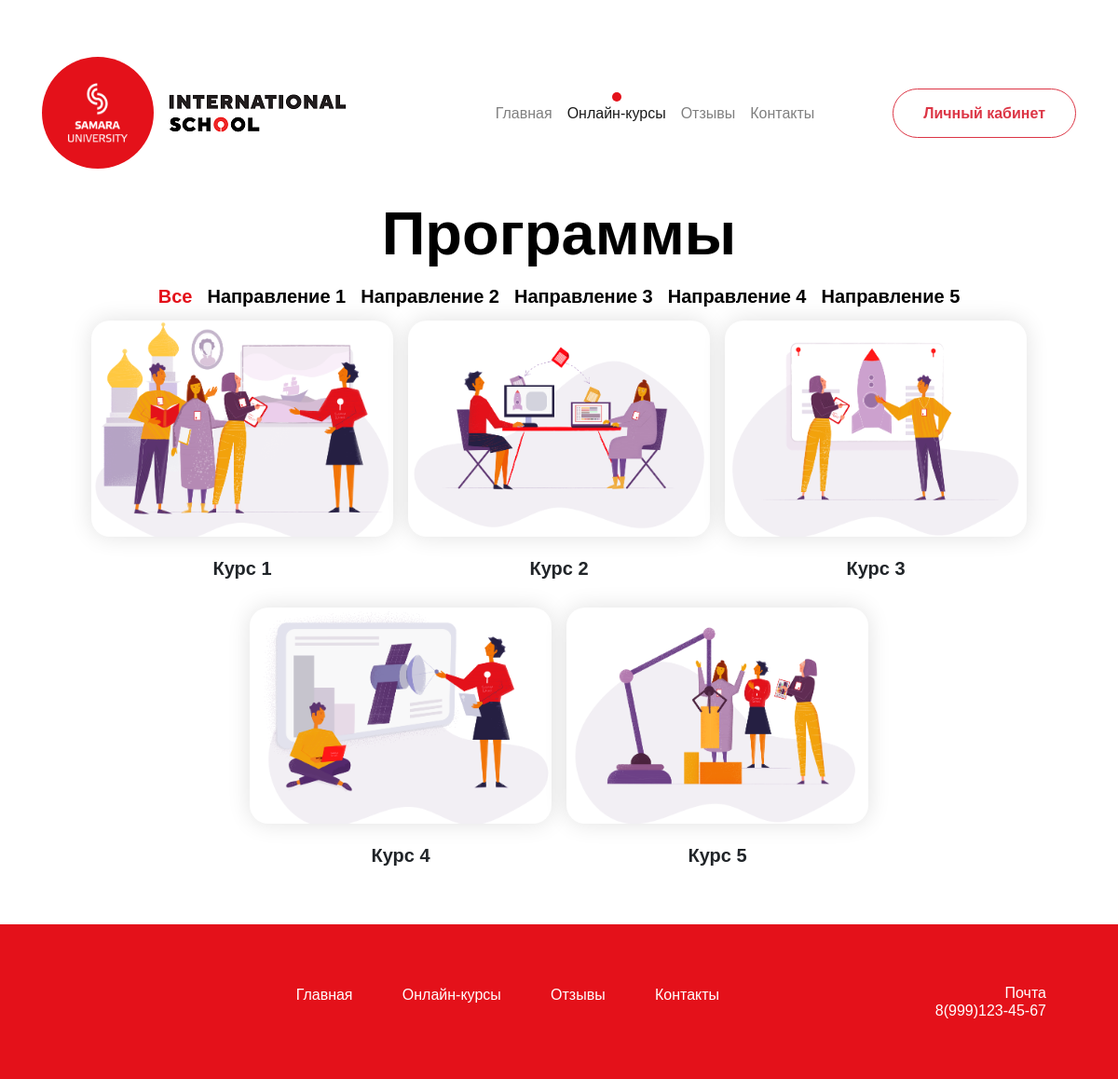
Page /courses/ on the committed database.
### mainpage/models.py (models this page shows, shortened)
class Direction(models.Model):
	id = models.UUIDField(primary_key=True, editable=False, default=uuid.uuid4)
	name = models.CharField(max_length=63)

class Course(models.Model):
	id = models.UUIDField(primary_key=True, editable=False, default=uuid.uuid4)
	name = models.CharField(max_length=255)
	logo_path = models.ImageField(upload_to='logos/')
	duration = models.CharField(max_length=20)
	hours = models.PositiveIntegerField()
	price = models.IntegerField(null=True)
	description = models.TextField()
	description_file = models.FileField(upload_to='descriptions/', null=True)
	start = models.DateField()
	diagram_path = models.ImageField(upload_to='diagrams/', null=True)
	diploma_path = models.ImageField(upload_to='diplomas/')
	skills = models.TextField()
	direction = models.ForeignKey(Direction, on_delete=models.SET_NULL, null=True)
	modules = models.ManyToManyField(Module)
	@property
	def photo_url(self):
		if self.logo_path and hasattr(self.logo_path, 'url'):
			return self.logo_path.url

### mainpage/views.py (the view)
# urls.py: path(r'courses/', views.all_courses, name='courses'),
def all_courses(request):
    directions = Direction.objects.all()
    courses = Course.objects.all()
    return render(request,
                  'courses.html',
                  {
                      'directions': directions,
                      'courses': courses,
                      'status': 'courses',
                  }
                  )

### mainpage/templates/courses.html (shortened to what this page needs)
{% extends 'main_template.html' %}
{% block content %}
<div class="mainpage">
    <div class="programs mainpage__block">
        <div class="container programs__container">
            <div class="h1-text" style="color: black">
                <p>Программы</p>
            </div>
            <ul class="nav nav-pills justify-content-center programs__schools" id="pills-tab" role="tablist">
                <li class="nav-item programs__school">
                    <a
                            class="nav-link subtitle1-text programs__school-name active"
                            data-toggle="pill"
                            data-slide-index="0"
                            data-slide-index-end="12"
                            href="#"
                            id="all"
                    >
                        Все
                    </a>
                </li>
                {% for d in directions %}
                    <li class="nav-item programs__school">
                        <a
                                class="nav-link subtitle1-text programs__school-name"
                                data-toggle="pill"
                                data-slide-index="0"
                                data-slide-index-end="12"
                                href="#"
                                id="{{ d.id }}"
                            >
                                {{ d.name }}
                            </a>
                        </li>
                        {% endfor %}
                    </ul>
                </div>
                <div class="tab-content w-100" id="pills-tabContent">
                    <div class="swiper-slide">
                        <div class="mainpage__slide" style="display: flex; flex-direction: row; width: 100%; flex-wrap: wrap;  align-items: center;  justify-content: center;">
                            {% for c in courses %}
                                <div class="card-course" data-content="{{ c.direction_id }}">
                                    <div class="mainpage__slide-card programs__slide-card" style="width: 100%">
                                        <div class="programs__slide-card-cover">
                                            <img loading="lazy" src="{{ c.photo_url }}" alt="{{ c.name }}" />
                                        </div>
                                    </div>
                                    <div class="subtitle1-text text-center">{{ c.name }}</div>
                                </div>
                            {% endfor %}
                        </div>
                    </div>
                </div>
    </div>
</div>
{% endblock %}

### mainpage/templates/main_template.html (shortened to what this page needs)
<!DOCTYPE html>
<html lang="en">
<head>
    {% load static %}
    <link rel="stylesheet" href="/static/app.css">
    <link rel="stylesheet" href="https://cdn.materialdesignicons.com/4.7.95/css/materialdesignicons.min.css">
</head>
<body>
    <div>
        <header class="container">
            <nav class="navbar navbar-expand-lg navbar-light bg-light">
                <div class="navbar-brand flex-column flex-md-row mx-auto ml-md-0 logo" href="/">
                    <a href="https://ssau.ru/" class="logo__ssau mb-3 mb-md-0 mr-0 mr-md-3">
                        <img src="/static/img/ssau_logo.png">
                    </a>
                    <a href="/" class="logo__school">
                        <img src="/static/img/school_logo.png">
                    </a>
                </div>
                <ul class="navbar-nav mx-auto d-flex flex-wrap flex-md-nowrap justify-content-center flex-row">
                    <li class="nav-item {% if status == 'main' %} active {% endif %}">
                        <a class="nav-link" href="/">
                            Главная
                        </a>
                    </li>
                    <li class="nav-item {% if status == 'courses' %} active {% endif %}">
                        <a class="nav-link" href="{% url 'courses' %}">
                            Онлайн-курсы
                        </a>
                    </li>
                    <li class="nav-item {% if status == 'reviews' %} active {% endif %}">
                        <a class="nav-link" href="{% url 'reviews' %}">
                            Отзывы
                        </a>
                    </li>
                    <li class="nav-item {% if status == 'contacts' %} active {% endif %}">
                        <a class="nav-link" href="{% url 'contacts' %}">
                            Контакты
                        </a>
                    </li>
                </ul>
                <div class="navbar__call order-3 d-none d-lg-flex">
                    <button type="submit" class="btn btn-outline-danger rounded">
                        Личный кабинет
                    </button>
                </div>
            </nav>
        </header>
        {% block content %}
        {% endblock %}
        <div class="footer"  style="margin-top: 35px;">
            <div class="container d-flex flex-column flex-md-row justify-content-between align-items-center">
                <div class="footer__nav d-flex flex-wrap align-content-between mb-4 mb-md-0" style="margin-left: 20%">
                    <a href="/">
                        Главная
                    </a>
                    <a href="{% url 'courses' %}">
                        Онлайн-курсы
                    </a>
                    <a href="{% url 'reviews' %}">
                        Отзывы
                    </a>
                    <a href="/">
                        Контакты
                    </a>
                </div>
                <div class="footer__nav d-flex flex-wrap mb-4 mb-md-0"
                style="text-align: right; flex-direction: column;">
                    Почта
                    <br>
                    8(999)123-45-67
                </div>
            </div>
        </div>
    </div>
</body>
</html>

### rows in the picture
Direction: name "Направление 1"
Direction: name "Направление 2"
Direction: name "Направление 3"
Direction: name "Направление 4"
Direction: name "Направление 5"
Course: photo_url (picture), name "Курс 1"
Course: photo_url (picture), name "Курс 2"
Course: photo_url (picture), name "Курс 3"
Course: photo_url (picture), name "Курс 4"
Course: photo_url (picture), name "Курс 5"
